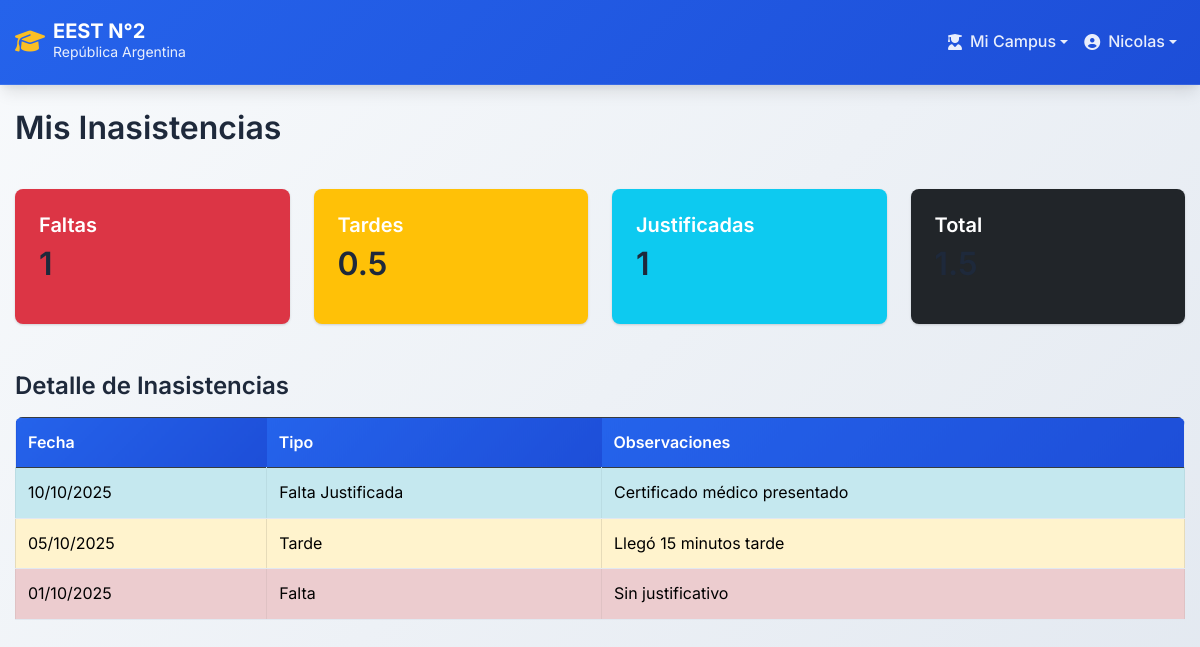
Before: /mis_inasistencias.php (signed in) with the older database file.
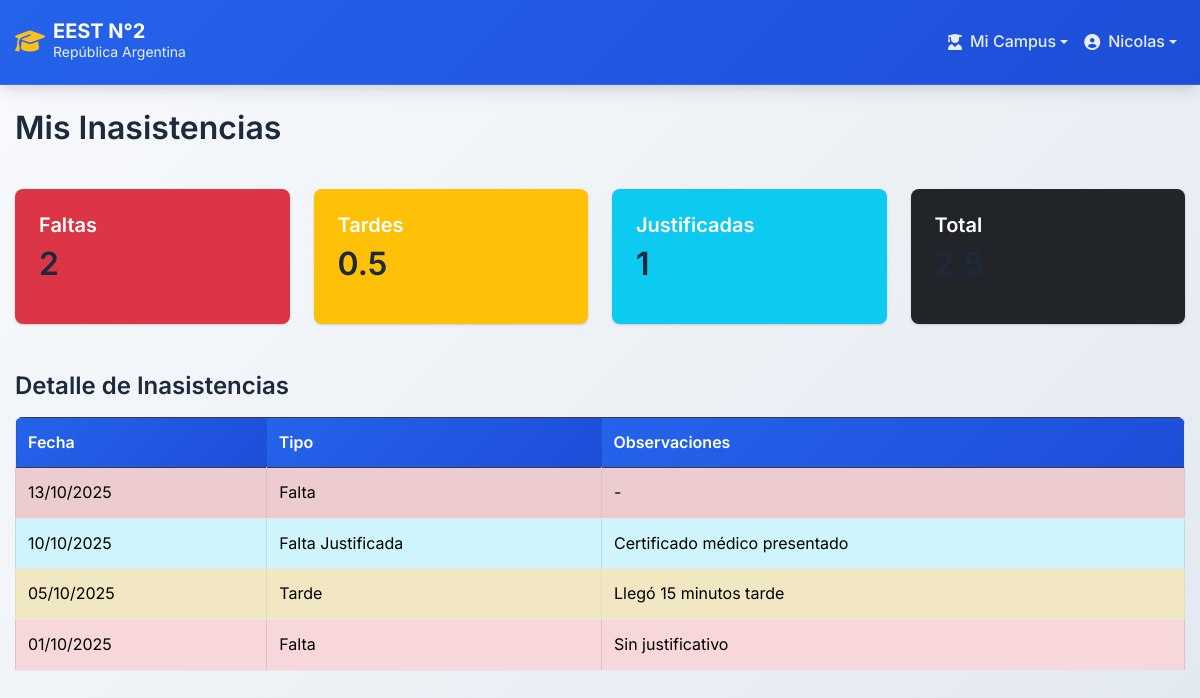
After: the same page with the newer database file.
### tables this page shows
CREATE TABLE `inasistencias` (
  `ID` int(11) NOT NULL,
  `DNI_Alumno` int(11) NOT NULL,
  `Fecha` date NOT NULL,
  `Tipo` enum('Falta','Tarde','Falta Justificada') NOT NULL DEFAULT 'Falta',
  `Observaciones` text DEFAULT NULL,
  `Fecha_Carga` timestamp NOT NULL DEFAULT current_timestamp()
);

### mis_inasistencias.php (the view, shortened to what this page needs)
<?php
include('./public/header.php');
$dni_alumno = $_SESSION['DNI'];
?>
<!DOCTYPE html>
<html lang="es">
<head>
    <link rel="stylesheet" href="./style/styles.css">
</head>
<body>
    <div class="container mt-4">
        <h2>Mis Inasistencias</h2>
        <br>
        <?php
        $query_totales = "SELECT
                            SUM(CASE WHEN inasistencias.Tipo = 'Falta' THEN 1 ELSE 0 END) as total_faltas,
                            SUM(CASE WHEN inasistencias.Tipo = 'Tarde' THEN 0.5 ELSE 0 END) as total_tardes,
                            SUM(CASE WHEN inasistencias.Tipo = 'Falta Justificada' THEN 1 ELSE 0 END) as total_justificadas
                          FROM inasistencias
                          WHERE inasistencias.DNI_Alumno = '$dni_alumno'";
        $result_totales = mysqli_query($CONN, $query_totales);
        $totales = mysqli_fetch_assoc($result_totales);
        $total_faltas = $totales['total_faltas'] ?? 0;
        $total_tardes = $totales['total_tardes'] ?? 0;
        $total_justificadas = $totales['total_justificadas'] ?? 0;
        $total_general = $total_faltas + $total_tardes;
        echo "<div class='row mb-4'>";
        echo "<div class='col-md-3'>";
        echo "<div class='card text-white bg-danger'>";
        echo "<div class='card-body'>";
        echo "<h5 class='card-title'>Faltas</h5>";
        echo "<h2>$total_faltas</h2>";
        echo "</div></div></div>";
        echo "<div class='col-md-3'>";
        echo "<div class='card text-white bg-warning'>";
        echo "<div class='card-body'>";
        echo "<h5 class='card-title'>Tardes</h5>";
        echo "<h2>$total_tardes</h2>";
        echo "</div></div></div>";
        echo "<div class='col-md-3'>";
        echo "<div class='card text-white bg-info'>";
        echo "<div class='card-body'>";
        echo "<h5 class='card-title'>Justificadas</h5>";
        echo "<h2>$total_justificadas</h2>";
        echo "</div></div></div>";
        echo "<div class='col-md-3'>";
        echo "<div class='card text-white bg-dark'>";
        echo "<div class='card-body'>";
        echo "<h5 class='card-title'>Total</h5>";
        echo "<h2>$total_general</h2>";
        echo "</div></div></div>";
        echo "</div>";
        $query_inasistencias = "SELECT * FROM inasistencias
                                WHERE inasistencias.DNI_Alumno = '$dni_alumno'
                                ORDER BY inasistencias.Fecha DESC";
        $result_inasistencias = mysqli_query($CONN, $query_inasistencias);
        if (mysqli_num_rows($result_inasistencias) > 0) {
            echo "<h4>Detalle de Inasistencias</h4>";
            echo "<div class='table-responsive'>";
            echo "<table class='table table-striped table-bordered'>";
            echo "<thead class='table-dark'>";
            echo "<tr>";
            echo "<th>Fecha</th>";
            echo "<th>Tipo</th>";
            echo "<th>Observaciones</th>";
            echo "</tr>";
            echo "</thead>";
            echo "<tbody>";
            while ($inasistencia = mysqli_fetch_assoc($result_inasistencias)) {
                $tipo_class = '';
                switch($inasistencia['Tipo']) {
                    case 'Falta':
                        $tipo_class = 'table-danger';
                        break;
                    case 'Tarde':
                        $tipo_class = 'table-warning';
                        break;
                    case 'Falta Justificada':
                        $tipo_class = 'table-info';
                        break;
                }
                echo "<tr class='$tipo_class'>";
                echo "<td>" . date('d/m/Y', strtotime($inasistencia['Fecha'])) . "</td>";
                echo "<td>" . htmlspecialchars($inasistencia['Tipo']) . "</td>";
                echo "<td>" . htmlspecialchars($inasistencia['Observaciones'] ?? '-') . "</td>";
                echo "</tr>";
            }
            echo "</tbody>";
            echo "</table>";
            echo "</div>";
        } else {
            echo "<div class='alert alert-success'>¡No tienes inasistencias registradas!</div>";
        }
        ?>
    </div>
</body>
</html>

### public/header.php (shortened to what this page needs)
<!DOCTYPE html>
<html lang="es">
<head>
    <link href="https://cdn.jsdelivr.net/npm/bootstrap@5.3.0/dist/css/bootstrap.min.css" rel="stylesheet">
    <link href="https://cdnjs.cloudflare.com/ajax/libs/font-awesome/6.4.0/css/all.min.css" rel="stylesheet">
    <link rel="stylesheet" href="./style/styles.css">
</head>
<body>
<nav class="navbar navbar-expand-lg navbar-custom">
    <div class="container">
        <a class="navbar-brand d-flex align-items-center"
            <?php
                if (!isset($_SESSION['nombre1'])) {
                    echo 'href="./index.php"';
                } else {
                    echo 'href="./home.php"';
                }
            ?>>
            <div class="brand-icon me-2">
                <i class="fas fa-graduation-cap"></i>
            </div>
            <div class="brand-text">
                <div class="brand-title">EEST N°2</div>
                <div class="brand-subtitle">República Argentina</div>
            </div>
        </a>
        <div class="collapse navbar-collapse" id="navbarNav">
            <?php if (isset($_SESSION['nombre1'])):   ?>
            <ul class="navbar-nav ms-auto">
                <?php if ($_SESSION['rol'] == 'Alumno'): ?>
                    <li class="nav-item dropdown">
                        <a class="nav-link dropdown-toggle d-flex align-items-center" href="#" id="alumnoDropdown" role="button" data-bs-toggle="dropdown">
                            <i class="fas fa-user-graduate me-2"></i>
                            Mi Campus
                        </a>
                    </li>
                <?php endif; ?>
                <li class="nav-item dropdown">
                    <a class="nav-link dropdown-toggle d-flex align-items-center" href="#" id="userDropdown" role="button" data-bs-toggle="dropdown">
                        <i class="fas fa-user-circle me-2"></i>
                        <?php echo $_SESSION['nombre1']; ?>
                    </a>
                </li>
            </ul>
            <?php endif; ?>
        </div>
    </div>
</nav>
</body>
</html>

### style/styles.css (style rules this page uses)
:root { --primary-color: #2563eb; --primary-dark: #1d4ed8; --secondary-color: #64748b; --success-color: #10b981; --warning-color: #f59e0b; --danger-color: #ef4444; --info-color: #06b6d4; --light-color: #f8fafc; --dark-color: #1e293b; --border-color: #e2e8f0; --shadow: 0 1px 3px 0 rgba(0, 0, 0, 0.1), 0 1px 2px 0 rgba(0, 0, 0, 0.06); --shadow-lg: 0 10px 15px -3px rgba(0, 0, 0, 0.1), 0 4px 6px -2px rgba(0, 0, 0, 0.05); --border-radius: 0.5rem; --font-family: 'Inter', -apple-system, BlinkMacSystemFont, 'Segoe UI', Roboto, sans-serif; }
* { box-sizing: border-box; margin: 0; padding: 0; }
body { font-family: var(--font-family); line-height: 1.6; color: var(--dark-color); background: linear-gradient(135deg, #f8fafc 0%, #e2e8f0 100%); min-height: 100vh; }
.navbar-custom { background: linear-gradient(135deg, var(--primary-color) 0%, var(--primary-dark) 100%); box-shadow: var(--shadow-lg); border-bottom: 1px solid rgba(255, 255, 255, 0.1); padding: 1rem 0; }
.navbar-brand { font-weight: 700; color: white !important; text-decoration: none; transition: transform 0.2s ease; }
.brand-icon { font-size: 1.5rem; color: #fbbf24; }
.brand-title { font-size: 1.25rem; font-weight: 700; line-height: 1; }
.brand-subtitle { font-size: 0.875rem; opacity: 0.9; font-weight: 400; }
.navbar-nav .nav-link { color: rgba(255, 255, 255, 0.9) !important; font-weight: 500; padding: 0.5rem 1rem; border-radius: var(--border-radius); transition: all 0.2s ease; }
.container { max-width: 1200px; margin: 0 auto; padding: 0 15px; }
h1, h2, h3, h4, h5, h6 { color: var(--dark-color); font-weight: 600; margin-bottom: 1rem; }
.card { background: white; border: none; border-radius: var(--border-radius); box-shadow: var(--shadow); transition: all 0.2s ease; overflow: hidden; margin-bottom: 1.5rem; }
.card-body { padding: 1.5rem; }
.table { width: 100%; margin-bottom: 1rem; color: var(--dark-color); border-collapse: collapse; }
.table th, .table td { padding: 0.75rem; vertical-align: middle; border-bottom: 1px solid var(--border-color); }
.table thead th { background: linear-gradient(135deg, var(--primary-color) 0%, var(--primary-dark) 100%); color: white; border: none; font-weight: 600; }
.table tbody tr { transition: all 0.2s ease; }
.table-responsive { overflow-x: auto; border-radius: var(--border-radius); }
.table-striped tbody tr:nth-of-type(odd) { background-color: rgba(0, 0, 0, 0.02); }
.table-bordered { border: 1px solid var(--border-color); }
.mt-4 { margin-top: 1.5rem; }
.mb-4 { margin-bottom: 1.5rem; }
.bg-warning { background-color: var(--warning-color); color: #000; }
.bg-danger { background-color: var(--danger-color); }
.bg-info { background-color: var(--info-color); }
.bg-dark { background-color: var(--dark-color); }

Changed rows visible on the page:
added inasistencias: Fecha "13/10/2025", Tipo "Falta", Observaciones "-"
Other visible differences:
$total_faltas: "1" → "2"
